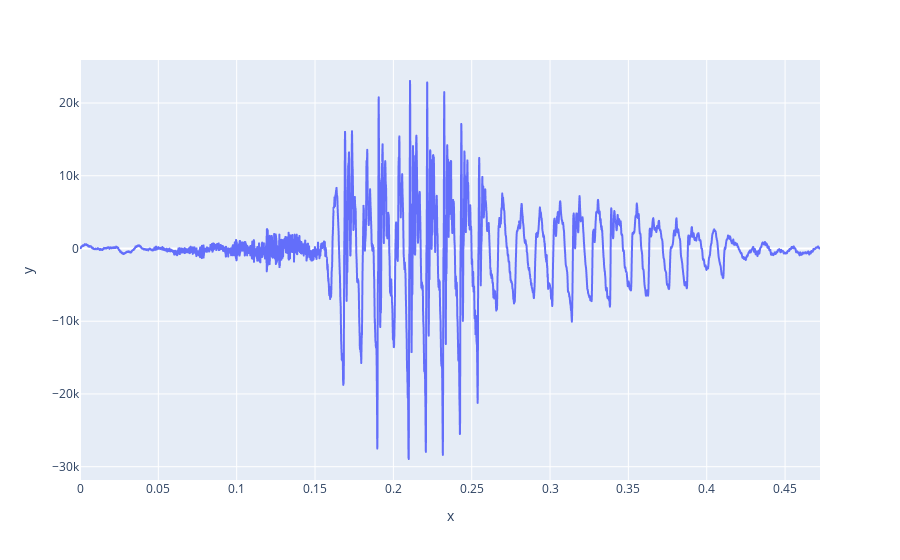

The cell this chart's notebook holds for it:
### Code cell
import plotly.express as px
px.line (x = t, y = audio )

### Figure 1 — Plotly figure (JSON) as saved in the notebook; plotly's stock layout.template omitted (floating-point values rounded to 4 significant figures; data arrays with more than 128 entries replaced by an {"elided": "..."} marker saying what was removed)
{"data": [{"hovertemplate": "x=%{x}<br>y=%{y}<extra></extra>", "legendgroup": "", "line": {"color": "#636efa", "dash": "solid"}, "marker": {"symbol": "circle"}, "mode": "lines", "name": "", "showlegend": false, "type": "scattergl", "x": {"elided": "5208 float values"}, "xaxis": "x", "y": {"elided": "5208 int values"}, "yaxis": "y"}], "layout": {"legend": {"tracegroupgap": 0}, "margin": {"t": 60}, "xaxis": {"anchor": "y", "domain": [0, 1], "title": {"text": "x"}}, "yaxis": {"anchor": "x", "domain": [0, 1], "title": {"text": "y"}}}}
